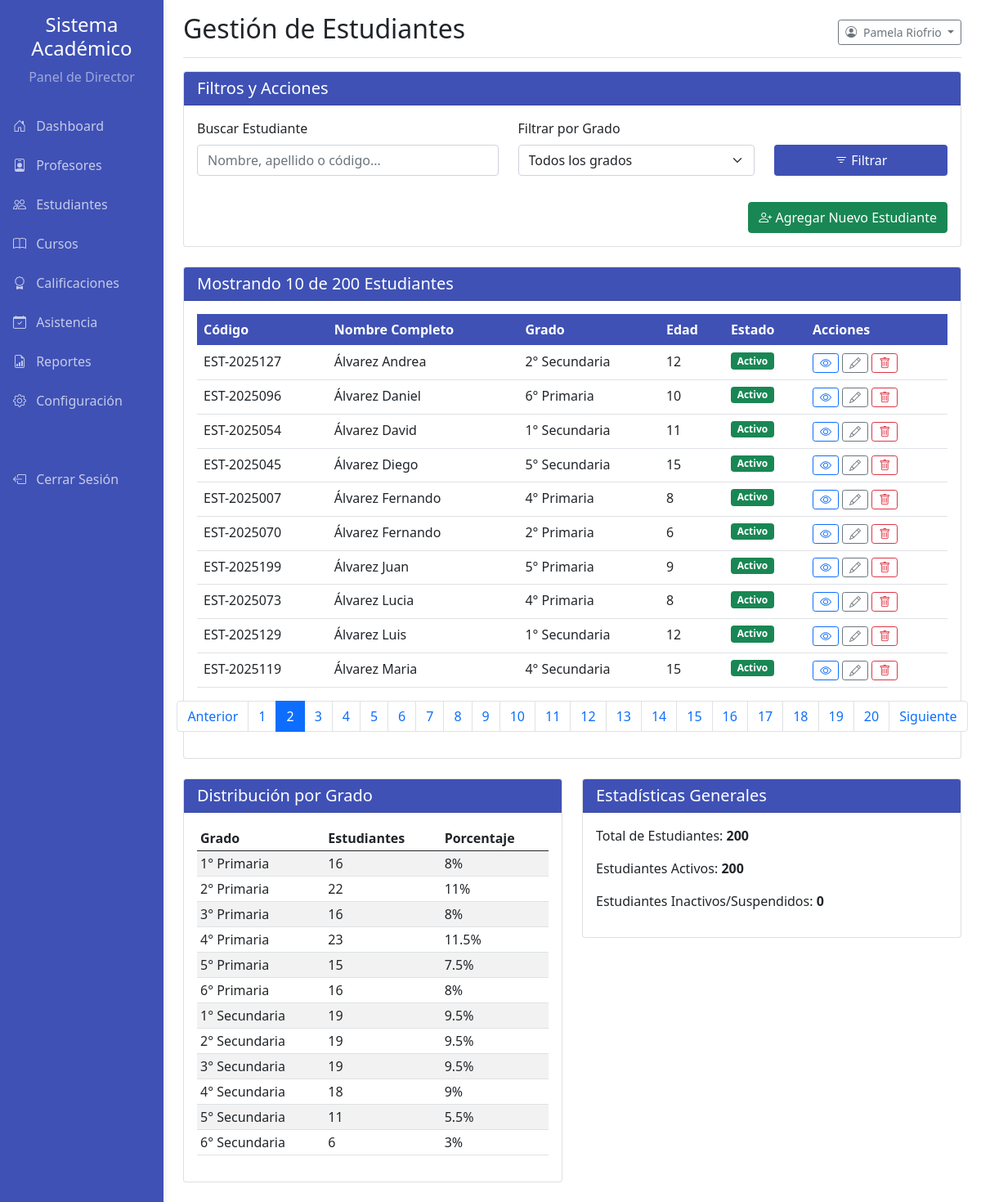
The page /pages/director_estudiantes.php?page=2& (signed in) on the database its author committed.
### tables this page shows
CREATE TABLE `usuarios` (
  `id` int(11) NOT NULL,
  `nombre` varchar(100) NOT NULL,
  `apellido` varchar(100) NOT NULL,
  `email` varchar(150) NOT NULL,
  `password` varchar(255) NOT NULL,
  `role_id` int(11) NOT NULL,
  `fecha_creacion` datetime NOT NULL DEFAULT current_timestamp()
);

CREATE TABLE `estudiantes` (
  `id` int(11) NOT NULL,
  `usuario_id` int(11) NOT NULL,
  `codigo_estudiante` varchar(50) NOT NULL,
  `fecha_nacimiento` date NOT NULL,
  `genero` enum('Masculino','Femenino','Otro') NOT NULL,
  `grado_id` int(11) NOT NULL,
  `seccion` char(1) NOT NULL,
  `carrera` varchar(100) DEFAULT NULL,
  `telefono` varchar(20) DEFAULT NULL,
  `direccion` varchar(255) NOT NULL,
  `tutor_nombre` varchar(100) NOT NULL,
  `tutor_telefono` varchar(20) NOT NULL,
  `fecha_inscripcion` date NOT NULL DEFAULT curdate(),
  `estado` enum('Activo','Inactivo','Suspendido') NOT NULL DEFAULT 'Activo',
  `foto_perfil` varchar(255) DEFAULT NULL,
  `observaciones` text DEFAULT NULL
);

CREATE TABLE `grados` (
  `id` int(11) NOT NULL,
  `nombre` varchar(50) NOT NULL,
  `nivel` enum('Primaria','Secundaria') NOT NULL
);

### pages/director_estudiantes.php (the view, shortened to what this page needs)
<?php
require_once '../config.php';
$stmt_director = $mysqli->prepare("SELECT nombre, apellido FROM usuarios WHERE id = ?");
$stmt_director->bind_param('i', $_SESSION['user_id']);
$stmt_director->execute();
$stmt_director->bind_result($nombre_director, $apellido_director);
$filtro_grado_id = isset($_GET['grado']) ? (int)$_GET['grado'] : 0;
$filtro_busqueda = isset($_GET['search']) ? trim($_GET['search']) : '';
$params = [];
$param_types = '';
$where_sql = '';
$registros_por_pagina = 10;
$pagina_actual = isset($_GET['page']) ? (int)$_GET['page'] : 1;
$offset = ($pagina_actual - 1) * $registros_por_pagina;
$sql_total = "SELECT COUNT(e.id) FROM estudiantes AS e JOIN usuarios AS u ON e.usuario_id = u.id" . $where_sql;
$stmt_total = $mysqli->prepare($sql_total);
$stmt_total->execute();
$total_estudiantes = $stmt_total->get_result()->fetch_row()[0];
$total_paginas = ceil($total_estudiantes / $registros_por_pagina);
$estudiantes = [];
$sql_estudiantes = "
    SELECT
        e.id, e.codigo_estudiante, e.fecha_nacimiento, e.estado AS estado_estudiante,
        u.nombre, u.apellido,
        g.nombre AS nombre_grado
    FROM estudiantes AS e
    JOIN usuarios AS u ON e.usuario_id = u.id
    JOIN grados AS g ON e.grado_id = g.id
    $where_sql
    ORDER BY u.apellido, u.nombre
    LIMIT ? OFFSET ?
";
$stmt_estudiantes = $mysqli->prepare($sql_estudiantes);
$params_paginacion = $params;
$params_paginacion[] = $registros_por_pagina;
$params_paginacion[] = $offset;
$param_types_paginacion = $param_types . 'ii';
if (!empty($params)) {
    $stmt_estudiantes->bind_param($param_types_paginacion, ...$params_paginacion);
} else {
     $stmt_estudiantes->bind_param('ii', $registros_por_pagina, $offset);
}
$stmt_estudiantes->execute();
$result_estudiantes = $stmt_estudiantes->get_result();
while ($row = $result_estudiantes->fetch_assoc()) {
    $estudiantes[] = $row;
}
$distribucion_grados = [];
$result_dist_grados = $mysqli->query("
    SELECT g.nombre, COUNT(e.id) as total
    FROM estudiantes e
    JOIN grados g ON e.grado_id = g.id
    GROUP BY g.id ORDER BY g.id
");
$total_general_estudiantes = $mysqli->query("SELECT COUNT(id) FROM estudiantes")->fetch_row()[0];
while ($row = $result_dist_grados->fetch_assoc()) {
    $distribucion_grados[] = [
        'nombre' => $row['nombre'],
        'total' => $row['total'],
        'porcentaje' => ($total_general_estudiantes > 0) ? round(($row['total'] / $total_general_estudiantes) * 100, 1) : 0
    ];
}
include __DIR__ . '/side_bar_director.php';
?>
<!DOCTYPE html>
<html lang="es">
<head>
    <link href="../css/bootstrap.min.css" rel="stylesheet">
    <link href="../css/academic.css" rel="stylesheet" type="text/css">
    <link rel="stylesheet" href="https://cdn.jsdelivr.net/npm/bootstrap-icons@1.8.1/font/bootstrap-icons.css">
</head>
<body>
    <div class="container-fluid">
        <div class="row">
            <div class="col-md-9 ms-sm-auto col-lg-10 px-md-4">
                <div class="d-flex justify-content-between flex-wrap flex-md-nowrap align-items-center pt-3 pb-2 mb-3 border-bottom">
                    <h1 class="h2">Gestión de Estudiantes</h1>
                    <div class="btn-toolbar mb-2 mb-md-0">
                        <div class="dropdown">
                            <button class="btn btn-sm btn-outline-secondary dropdown-toggle" type="button" id="dropdownMenuButton" data-bs-toggle="dropdown" aria-expanded="false">
                                <i class="bi bi-person-circle me-1"></i>
                                <?php echo htmlspecialchars($nombre_director . ' ' . $apellido_director, ENT_QUOTES, 'UTF-8'); ?>
                            </button>
                        </div>
                    </div>
                </div>
                <div class="card mb-4">
                    <div class="card-header card-header-academic"><h5 class="mb-0 text-white">Filtros y Acciones</h5></div>
                    <div class="card-body">
                        <form method="GET" action="">
                            <div class="row align-items-end">
                                <div class="col-md-5 mb-3">
                                    <label for="search" class="form-label">Buscar Estudiante</label>
                                    <input type="text" class="form-control" name="search" id="search" value="<?php echo htmlspecialchars($filtro_busqueda); ?>" placeholder="Nombre, apellido o código...">
                                </div>
                                <div class="col-md-4 mb-3">
                                    <label for="grado" class="form-label">Filtrar por Grado</label>
                                    <select class="form-select" name="grado" id="grado">
                                        <option value="0" <?php if ($filtro_grado_id == 0) echo 'selected'; ?>>Todos los grados</option>
                                    </select>
                                </div>
                                <div class="col-md-3 mb-3">
                                    <button type="submit" class="btn btn-academic w-100"><i class="bi bi-filter"></i> Filtrar</button>
                                </div>
                            </div>
                        </form>
                        <div class="text-end mt-2">
                             <button type="button" class="btn btn-success" data-bs-toggle="modal" data-bs-target="#addStudentModal">
                                <i class="bi bi-person-plus"></i> Agregar Nuevo Estudiante
                            </button>
                        </div>
                    </div>
                </div>
                <div class="card mb-4">
                    <div class="card-header card-header-academic">
                        <h5 class="mb-0 text-white">Mostrando <?php echo count($estudiantes); ?> de <?php echo $total_estudiantes; ?> Estudiantes</h5>
                    </div>
                    <div class="card-body">
                        <div class="table-responsive">
                            <table class="table table-hover">
                                <thead class="table-academic">
                                    <tr>
                                        <th>Código</th>
                                        <th>Nombre Completo</th>
                                        <th>Grado</th>
                                        <th>Edad</th>
                                        <th>Estado</th>
                                        <th>Acciones</th>
                                    </tr>
                                </thead>
                                <tbody>
                                    <?php if (empty($estudiantes)): ?>
                                        <tr>
                                            <td colspan="6" class="text-center">No se encontraron estudiantes con los filtros aplicados.</td>
                                        </tr>
                                    <?php else: ?>
                                        <?php foreach ($estudiantes as $estudiante): ?>
                                        <tr>
                                            <td><?php echo htmlspecialchars($estudiante['codigo_estudiante']); ?></td>
                                            <td><?php echo htmlspecialchars($estudiante['apellido'] . ' ' . $estudiante['nombre']); ?></td>
                                            <td><?php echo htmlspecialchars($estudiante['nombre_grado']); ?></td>
                                            <td>
                                                <?php
                                                $fecha_nac = new DateTime($estudiante['fecha_nacimiento']);
                                                $hoy = new DateTime();
                                                echo $hoy->diff($fecha_nac)->y;
                                                ?>
                                            </td>
                                            <td>
                                                <?php
                                                $estado = $estudiante['estado_estudiante'];
                                                $badge_class = ($estado == 'Activo') ? 'bg-success' : (($estado == 'Inactivo') ? 'bg-warning' : 'bg-danger');
                                                echo "<span class='badge {$badge_class}'>{$estado}</span>";
                                                ?>
                                            </td>
                                            <td>
                                                <button class="btn btn-sm btn-outline-primary" title="Ver Perfil"><i class="bi bi-eye"></i></button>
                                                <button class="btn btn-sm btn-outline-secondary" title="Editar"><i class="bi bi-pencil"></i></button>
                                                <button class="btn btn-sm btn-outline-danger" title="Eliminar"><i class="bi bi-trash"></i></button>
                                            </td>
                                        </tr>
                                        <?php endforeach; ?>
                                    <?php endif; ?>
                                </tbody>
                            </table>
                        </div>
                        <nav aria-label="Page navigation">
                            <ul class="pagination justify-content-center">
                                <?php
                                $query_params = [];
                                ?>
                                <li class="page-item <?php if ($pagina_actual <= 1) echo 'disabled'; ?>">
                                    <a class="page-link" href="?page=<?php echo $pagina_actual - 1; ?>&<?php echo http_build_query($query_params); ?>">Anterior</a>
                                </li>
                                <?php for ($i = 1; $i <= $total_paginas; $i++): ?>
                                <li class="page-item <?php if ($pagina_actual == $i) echo 'active'; ?>">
                                    <a class="page-link" href="?page=<?php echo $i; ?>&<?php echo http_build_query($query_params); ?>"><?php echo $i; ?></a>
                                </li>
                                <?php endfor; ?>
                                <li class="page-item <?php if ($pagina_actual >= $total_paginas) echo 'disabled'; ?>">
                                    <a class="page-link" href="?page=<?php echo $pagina_actual + 1; ?>&<?php echo http_build_query($query_params); ?>">Siguiente</a>
                                </li>
                            </ul>
                        </nav>
                    </div>
                </div>
                <div class="row mb-4">
                    <div class="col-md-6">
                        <div class="card">
                            <div class="card-header card-header-academic"><h5 class="mb-0 text-white">Distribución por Grado</h5></div>
                            <div class="card-body">
                                <div class="table-responsive">
                                    <table class="table table-sm table-striped">
                                        <thead>
                                            <tr><th>Grado</th><th>Estudiantes</th><th>Porcentaje</th></tr>
                                        </thead>
                                        <tbody>
                                            <?php foreach ($distribucion_grados as $dist): ?>
                                            <tr>
                                                <td><?php echo htmlspecialchars($dist['nombre']); ?></td>
                                                <td><?php echo $dist['total']; ?></td>
                                                <td><?php echo $dist['porcentaje']; ?>%</td>
                                            </tr>
                                            <?php endforeach; ?>
                                        </tbody>
                                    </table>
                                </div>
                            </div>
                        </div>
                    </div>
                    <div class="col-md-6">
                        <div class="card">
                            <div class="card-header card-header-academic"><h5 class="mb-0 text-white">Estadísticas Generales</h5></div>
                            <div class="card-body">
                                <p>Total de Estudiantes: <strong><?php echo $total_general_estudiantes; ?></strong></p>
                                <p>Estudiantes Activos: <strong><?php echo $mysqli->query("SELECT COUNT(id) FROM estudiantes WHERE estado = 'Activo'")->fetch_row()[0]; ?></strong></p>
                                <p>Estudiantes Inactivos/Suspendidos: <strong><?php echo $mysqli->query("SELECT COUNT(id) FROM estudiantes WHERE estado != 'Activo'")->fetch_row()[0]; ?></strong></p>
                            </div>
                        </div>
                    </div>
                </div>
            </div>
        </div>
    </div>
</body>
</html>

### css/academic.css (style rules this page uses)
:root { --academic-primary: #3f51b5; --academic-secondary: #ff4081; --academic-success: #4caf50; --academic-info: #2196f3; --academic-warning: #ff9800; --academic-danger: #f44336; --academic-light: #f5f5f5; --academic-dark: #212121; }
.card-header-academic { background-color: var(--academic-primary); color: white; }
.btn-academic { background-color: var(--academic-primary); color: white; }
.table-academic { background-color: var(--academic-primary); color: white; }

### rows shown on the page
usuarios: nombre+apellido "Pamela Riofrio"
estudiantes: codigo_estudiante "EST-2025127", usuario.nombre "Álvarez Andrea", grado.nombre "2° Secundaria", fecha_nacimiento "12", estado "Activo"
estudiantes: codigo_estudiante "EST-2025096", usuario.nombre "Álvarez Daniel", grado.nombre "6° Primaria", fecha_nacimiento "10", estado "Activo"
estudiantes: codigo_estudiante "EST-2025054", usuario.nombre "Álvarez David", grado.nombre "1° Secundaria", fecha_nacimiento "11", estado "Activo"
estudiantes: codigo_estudiante "EST-2025045", usuario.nombre "Álvarez Diego", grado.nombre "5° Secundaria", fecha_nacimiento "15", estado "Activo"
estudiantes: codigo_estudiante "EST-2025007", usuario.nombre "Álvarez Fernando", grado.nombre "4° Primaria", fecha_nacimiento "8", estado "Activo"
estudiantes: codigo_estudiante "EST-2025070", usuario.nombre "Álvarez Fernando", grado.nombre "2° Primaria", fecha_nacimiento "6", estado "Activo"
estudiantes: codigo_estudiante "EST-2025199", usuario.nombre "Álvarez Juan", grado.nombre "5° Primaria", fecha_nacimiento "9", estado "Activo"
estudiantes: codigo_estudiante "EST-2025073", usuario.nombre "Álvarez Lucia", grado.nombre "4° Primaria", fecha_nacimiento "8", estado "Activo"
estudiantes: codigo_estudiante "EST-2025129", usuario.nombre "Álvarez Luis", grado.nombre "1° Secundaria", fecha_nacimiento "12", estado "Activo"
estudiantes: codigo_estudiante "EST-2025119", usuario.nombre "Álvarez Maria", grado.nombre "4° Secundaria", fecha_nacimiento "15", estado "Activo"

### other values the page prints
count($estudiantes) "10"
$total_estudiantes "200"
$dist['nombre'] "1° Primaria"
$dist['total'] "16"
$dist['porcentaje'] "8"
$dist['nombre'] "2° Primaria"
$dist['total'] "22"
$dist['porcentaje'] "11"
$dist['nombre'] "3° Primaria"
$dist['nombre'] "4° Primaria"
$dist['total'] "23"
$dist['porcentaje'] "11.5"
$dist['nombre'] "5° Primaria"
$dist['total'] "15"
$dist['porcentaje'] "7.5"
